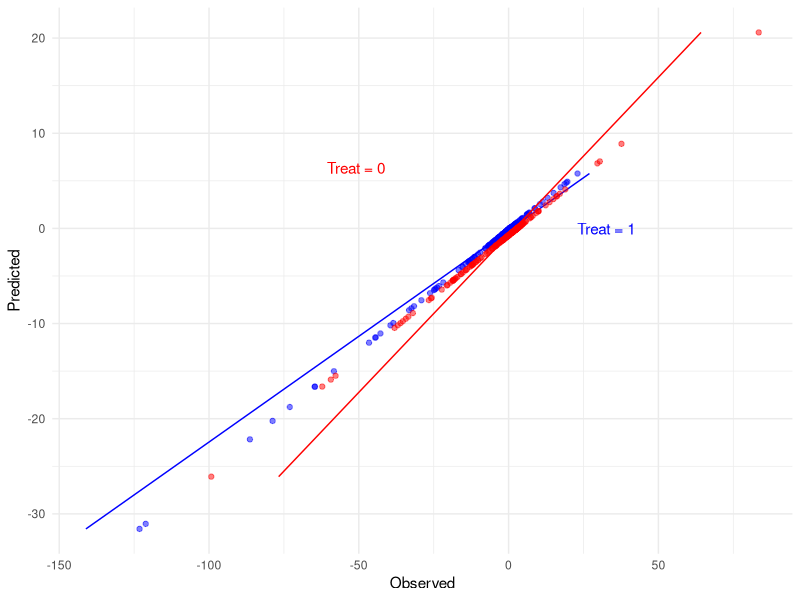

This figure's R source:

################
### On the simulated dataset
################

set.seed(123)

# Define the number of observations
n <- 500

# Generate random values for x1 and x2 from a normal distribution
x <- rnorm(n, mean = 0, sd = 1)


# Generate treatment variable A
A <- rbinom(n, size = 1, prob = 0.5)

# Define the coefficients
beta0 <- 2
beta1 <- 3
beta2 <- -1
beta3 <- 1.5


# Generate random error terms
epsilon <- rnorm(n, mean = 0, sd = 1)

Y <- beta0 + beta1 * (x-0.5)^3 + beta2 * A + beta3 * A * (x-0.5)^3 + epsilon


DATA_full <- data.frame('Y' = Y, 'x' = (x-0.5)^3, 'A' = A, 'x.t' = A * (x-0.5)^3)
DATA_reduced <- data.frame('Y' = Y, 'x' = (x-0.5)^3, 'A' = A)


Y <- DATA_full$Y
DATA_full <- DATA_full[ , !(names(DATA_full) %in% c('Y'))]
DATA_full <- model.matrix(Y~.-1, data = DATA_full)


Treat <- DATA_reduced$A
DATA_reduced <- DATA_reduced[ , !(names(DATA_reduced) %in% c('Y', 'A'))]
DATA_reduced <- model.matrix(Y~.-1, data = as.data.frame(DATA_reduced))
tau <- mean(Y[Treat == 1]) - mean(Y[Treat == 0])
tau.range <- seq(-4*tau, 4*tau, length.out = 20)



data.all <- cbind.data.frame(DATA_full, Y = Y)
fit <- lm(Y ~., data = data.all)
pred <- predict(fit)

plot_data <- data.frame(Observed = data.all$x, Predicted = pred, Trt = Treat)
# Subset dataframe based on Trt values
df_trt1 <- plot_data[plot_data$Trt == 1, ]
df_trt0 <- plot_data[plot_data$Trt == 0, ]


mse <- rep(NA, length(tau.range))
for(k in 1:length(tau.range)) {
  data.reduced <- cbind.data.frame(DATA_reduced, Y= Y - tau.range[k]*Treat)
  lm_tmp <- lm(Y ~., data = data.reduced)
  mse[k] <- mean((data.reduced$Y - lm_tmp$fitted)^2)
}
tau.star <- tau.range[which.min(mse)]

data.reduced <- cbind.data.frame(DATA_reduced, Y= Y - tau.star*Treat)
fit_reduced <- lm(Y ~., data = data.reduced)
pred_reduced <- predict(fit_reduced) + tau.star*Treat

plot_data_reduced <- data.frame(Observed = data.reduced$DATA_reduced, Predicted = pred_reduced, Trt = Treat)
# Subset dataframe based on Trt values
df_reduced_trt1 <- plot_data_reduced[plot_data_reduced$Trt == 1, ]
df_reduced_trt0 <- plot_data_reduced[plot_data_reduced$Trt == 0, ]



library(ggplot2)
ggplot() +
  geom_line(data = df_trt1, aes(x = Predicted, y = Observed), color = "blue") +
  geom_point(data = df_reduced_trt1, aes(x = Predicted, y = Observed), color = "blue", alpha = 0.5) +
  
  # Add df_trt0 as a line with points from df_reduced_trt0 around it
  geom_line(data = df_trt0, aes(x = Predicted, y = Observed), color = "red") +
  geom_point(data = df_reduced_trt0, aes(x = Predicted, y = Observed), color = "red", alpha = 0.5) +
  
  # Add labels to the lines
  geom_text(data = df_trt1[1, ], aes(x = Predicted, y = Observed, label = "Treat = 1"), hjust = -1.2, vjust = 0.2, color = "blue") +
  geom_text(data = df_trt0[1, ], aes(x = Predicted, y = Observed, label = "Treat = 0"), hjust = 3.0, vjust = -5.5, color = "red") +
  
  # Customize plot aesthetics
  labs(y = "Predicted", x = "Observed", color = "Treatment") +
  scale_color_manual(values = c("blue", "red"), labels = c("Trt = 1", "Trt = 0")) +
  theme_minimal()
